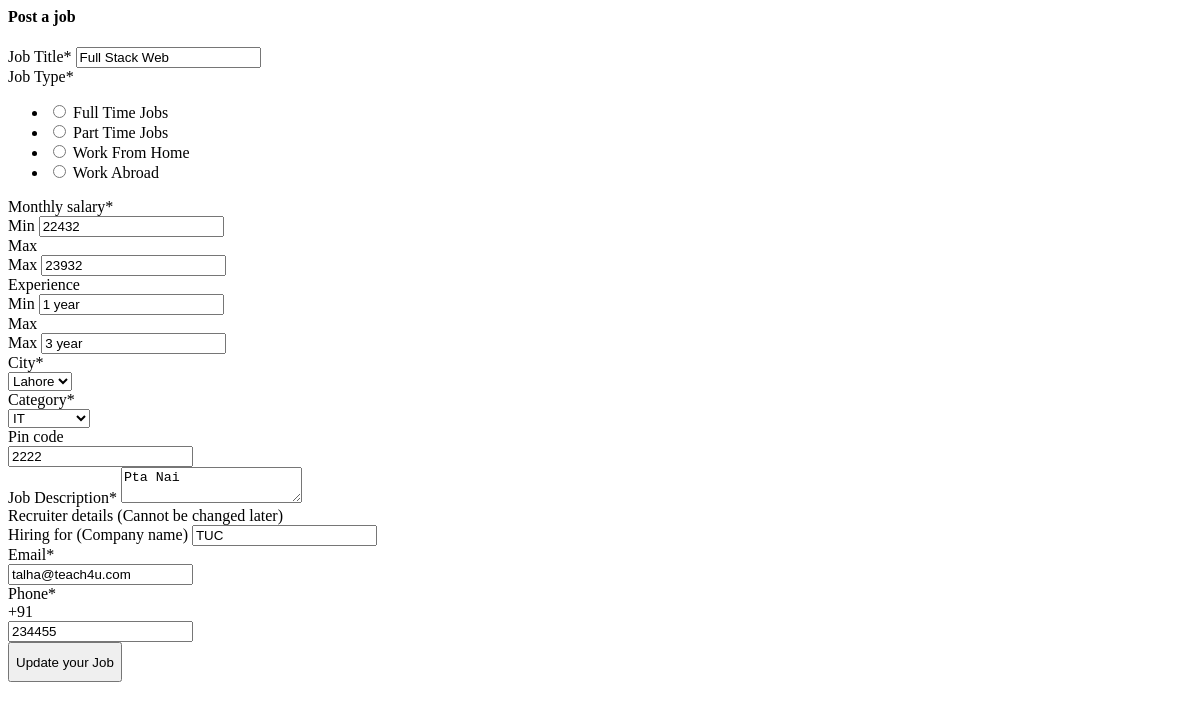
The page /emp/editjob.php?jobid=5 (signed in) on the database its author committed.
### tables this page shows
CREATE TABLE `jobs` (
  `id` int(255) NOT NULL,
  `job_title` varchar(255) NOT NULL,
  `job_type` varchar(255) NOT NULL,
  `salarymin` varchar(255) NOT NULL,
  `salarymax` varchar(255) NOT NULL,
  `experience_min` varchar(255) NOT NULL,
  `experience_max` varchar(255) NOT NULL,
  `cid` int(255) NOT NULL,
  `cate_id` int(255) NOT NULL,
  `emp_id` int(255) NOT NULL,
  `pin_code` varchar(255) NOT NULL,
  `job_description` varchar(255) NOT NULL,
  `company_name` varchar(255) NOT NULL,
  `company_email` varchar(255) NOT NULL,
  `phone_no` varchar(255) NOT NULL
);

CREATE TABLE `city` (
  `id` int(255) NOT NULL,
  `city_name` varchar(255) NOT NULL
);

CREATE TABLE `category` (
  `id` int(255) NOT NULL,
  `cate_name` varchar(255) NOT NULL
);

### emp/editjob.php (the view, shortened to what this page needs)
<?php
        $jobid=$_REQUEST['jobid'];
        $empid=$_SESSION['id'];
              include("../db.php");
        ?>
<html>
<head>
      <link href="https://teja10.kuikr.com/css/jobs/common-merge.1629696369.css" rel="stylesheet">
      <link href="https://teja10.kuikr.com/css/jobs/post-free-ad.1629696374.css" rel="stylesheet">
      <link rel="stylesheet" type="text/css" href="https://teja10.kuikr.com/css/jobs/feedback.1629696390.css">
      </head>
    <body>
<form id="Postfreeform" method="post">
  <div class="Cover">
  <div class="Form-Element jsPostAdForm" id="formFirst">
    <div class="PostAdWcontent hidden-xs">
      <h4 class="text-transform inlineHeader inlineBlock"> Post a job </h4>
    </div>
<?php
$sql1 = "SELECT * FROM jobs where id='$jobid' and emp_id='$empid'";
$result1 = mysqli_query($con, $sql1);
$row1 = mysqli_fetch_assoc($result1)
?>
    <div class="text-left StepOne">
      <div class="row clearfix">
    <div class="col-sm-12 col-md-12 col-lg-12 jobInput ">
        <div class="form-group jsBanWordContainer">
        <label for="JobTitle" class="mandatory-label">Job Title<span class="mandatory-input">*</span></label>
        <input type="text" class="form-control jsCharLimit jsBanWordCheck" autofocus="" autocomplete="off" id="postad-title" name="title" placeholder="Eg. Sales executives needed urgently for ..." maxlength="150" value="<?php echo $row1['job_title']; ?>" required="">
    </div>
   </div>
<div class="col-sm-12 col-md-12 col-lg-12 jobInput job-type-options">
    <div class="form-group">
        <label for="Job_Type" class="mandatory-label">Job Type<span class="mandatory-input">*</span></label>
        <div id="jsHomeRole" class="dropdown">
            <ul class="jsSaytList jsJobTypeList" id="jobtyeUlId">
                     <li>
                        <input type="radio" name="jobTypeNew" class="jobtype checkbox-custom" id="272" data-value="Full Time Jobs" required="">
                        <label for="272" class="checkbox-custom-label">Full Time Jobs</label>
                    </li>
                    <li>
                        <input type="radio" name="jobTypeNew" class="jobtype checkbox-custom" id="273" data-value="Part Time Jobs" required="">
                        <label for="273" class="checkbox-custom-label">Part Time Jobs</label>
                    </li>
                    <li>
                        <input type="radio" name="jobTypeNew" class="jobtype checkbox-custom" id="277" data-value="Work From Home" required="">
                        <label for="277" class="checkbox-custom-label">Work From Home</label>
                    </li>
                    <li>
                        <input type="radio" name="jobTypeNew" class="jobtype checkbox-custom" id="296" data-value="Work Abroad" required="">
                        <label for="296" class="checkbox-custom-label">Work Abroad</label>
                    </li>
                </ul>
        </div>
    </div>
</div>
<div class="col-sm-12 col-md-12 col-lg-12 jobInput j50 ">
    <div class="form-group salaryGroup">
        <div class="row">
            <div class="col-lg-6 col-xs-6 col-sm-6">
                <label for="Salary" class="mandatory-label">Monthly salary<span class="mandatory-input">*</span></label>
                <div class="input-group">
                    <span class="input-group-addon" id="basic-addon1">Min</span>
                    <input type="tel" id="postad-salary-min" name="Min_Salary" maxlength="5" autocomplete="off" class="form-control" data-toggle="dropdown" aria-haspopup="true" aria-expanded="false" value="<?php echo $row1['salarymin']; ?>" required="">
                </div>
            </div>
            <div class="col-lg-6 col-xs-6 col-sm-6 no-left-padding">
                <label for="Salary" class="mandatory-label invisible">Max</label>
                <div class="input-group ">
                    <span class="input-group-addon" id="basic-addon1">Max</span>
                    <input type="tel" id="postad-salary-max" name="Max_Salary" maxlength="5" autocomplete="off" class="form-control" data-toggle="dropdown" aria-haspopup="true" aria-expanded="false" value="<?php echo $row1['salarymax']; ?>" required="">
                </div>
            </div>
        </div>
    </div>
            <div class="form-group experienceGroup">
                <div class="row">
                        <div class="col-lg-6 col-xs-6 col-sm-6">
                            <label for="Experience" class="mandatory-label">Experience</label>
                            <div class="input-group">
                                <span class="input-group-addon">Min</span>
                                <input type="text" id="postad-experience-min" class="form-control dropdown-toggle" data-toggle="dropdown" placeholder="Select Exp.." aria-haspopup="true" name="Min_experience" value="<?php echo $row1['experience_min']; ?>" required="">
                            </div>
                        </div>
                        <div class="col-lg-6 col-xs-6 col-sm-6 no-left-padding">
                            <label for="Experience" class="mandatory-label invisible">Max</label>
                            <div class="input-group">
                                <span class="input-group-addon">Max</span>
                                <input type="text" id="postad-experience-max" class="form-control dropdown-toggle" placeholder="Select Exp.." data-toggle="dropdown" aria-haspopup="true" name="Max_experience" value="<?php echo $row1['experience_max']; ?>" required="">
                            </div>
                        </div>
                </div>
            </div>
             <div class="form-group">
                <label for="SelectCity" class="mandatory-label"><span class="jsCityNameDisplay">City</span><span class="mandatory-input">*</span></label>
                <div id="jsHomeRole" class="dropdown">
                    <select name="city" class="form-control" onchange="getteacherid()">
                                  <option value="<?php echo $row1['cid']; ?>"><?php $cityid=$row1['cid'];
                                   $sql2 = "SELECT * FROM city where id='$cityid'";
                                  $result2 = mysqli_query($con, $sql2);
                                  $row2 = mysqli_fetch_assoc($result2);
                                  echo $row2['city_name'];
                                   ?></option>
                                </select>
                 </div>
            </div>
             <div class="form-group">
                <label for="SelectCity" class="mandatory-label"><span class="jsCityNameDisplay">Category</span><span class="mandatory-input">*</span></label>
                <div id="jsHomeRole" class="dropdown">
                    <select name="category" class="form-control" onchange="getteacherid()">
                                  <option value="<?php echo $row1['cate_id']; ?>">
                                    <?php $cateid=$row1['cate_id'];
                                    $sql3 = "SELECT * FROM category where id='$cateid'";
                                  $result3 = mysqli_query($con, $sql3);
                                  $row3 = mysqli_fetch_assoc($result3);
                                  echo $row3['cate_name'];
                                     ?>
                                  </option>
                                </select>
                 </div>
            </div>
            <div class="form-group filterModal localFilter " id="selectLocalityDiv">
                <label for="SelectLocality" class="mandatory-label">Pin code</label>
                <div id="jsHomeRole" class="styled-select jskeepopen dropdown">
                    <input type="text" data-class="jslocality" id="postad-locality-freetext" autocomplete="off" placeholder="Pin code" class="drop-input jsSayt " name="pin" value="<?php echo $row1['pin_code']; ?>" required="">
                </div>
            </div>
</div>
    <div class="col-sm-12 col-md-12 col-lg-12 jobInput">
        <div class="form-group jsBanWordContainer">
            <label for="JobDescription" class="mandatory-label">Job Description<span class="mandatory-input">*</span></label>
            <textarea class="form-control jsCharLimit jsBanWordCheck" id="postad-desc" placeholder="Type or paste the Job Description here. Only plain text is supported." name="description" maxlength="3000"  required=""><?php echo $row1['job_description'];?> </textarea>
        </div>
    </div>
    <div class="col-sm-12 col-md-12 col-lg-12 jobInput j50 recDetails">
            <div class="recruitDetailsWarn">
              <span class="recruiterHeader">Recruiter details</span>
              <span class="inlineBlock">(Cannot be changed later)</span>
            </div>
            <div class="row">
              <div class="clearfix">
                <div class="form-group jsBanWordContainer">
                  <label for="Hiring_Company_Name">Hiring for <span class="fontNormal">(Company name)</span></label>
                  <input type="text" class="form-control jsCharLimit jsCompany jsBanWordCheck" name="Company_Name" id="postad-hiring-companyname" maxlength="50" value="<?php echo $row1['company_name']; ?>" required="">
                </div>
              </div>
               <div class="form-group">
                <label for="exampleInputEmail1" class="mandatory-label">Email<span class="mandatory-input">*</span></label>
                <div class="styled-select">
                  <input type="email" class="form-control form-control-dropdown" name="email" id="postad-email" value="<?php echo $row1['company_email']; ?>" required="">
                </div>
              </div>
              <div class="form-group mobileGroup">
                <label for="Mobile" class="mandatory-label">Phone<span class="mandatory-input">*</span></label>
                <div class="input-group">
                  <div class="input-group-addon">+91</div>
                     <div class="styled-select">
                    <input type="text" class="form-control form-control-dropdown" name="Mobile" id="postad-mobile" value="<?php echo $row1['phone_no']; ?>" required="">
                   </div>
                </div>
              </div>
            </div>
          </div>
    <div class="col-lg-12">
         <div class="col-lg-4">
           <input type="submit" name="updatejob"class="btn btn-warning" value="Update your Job" style="height: 40px;">
        </div>
    </div>
</form>
 </body>
</html>

### rows shown on the page
jobs: title "Full Stack Web", Min_Salary "22432", Max_Salary "23932", Min_experience "1 year", Max_experience "3 year", pin "2222", description "Pta Nai", Company_Name "TUC", email "talha@teach4u.com", Mobile "234455"
city: city "Lahore"
category: category "IT"
